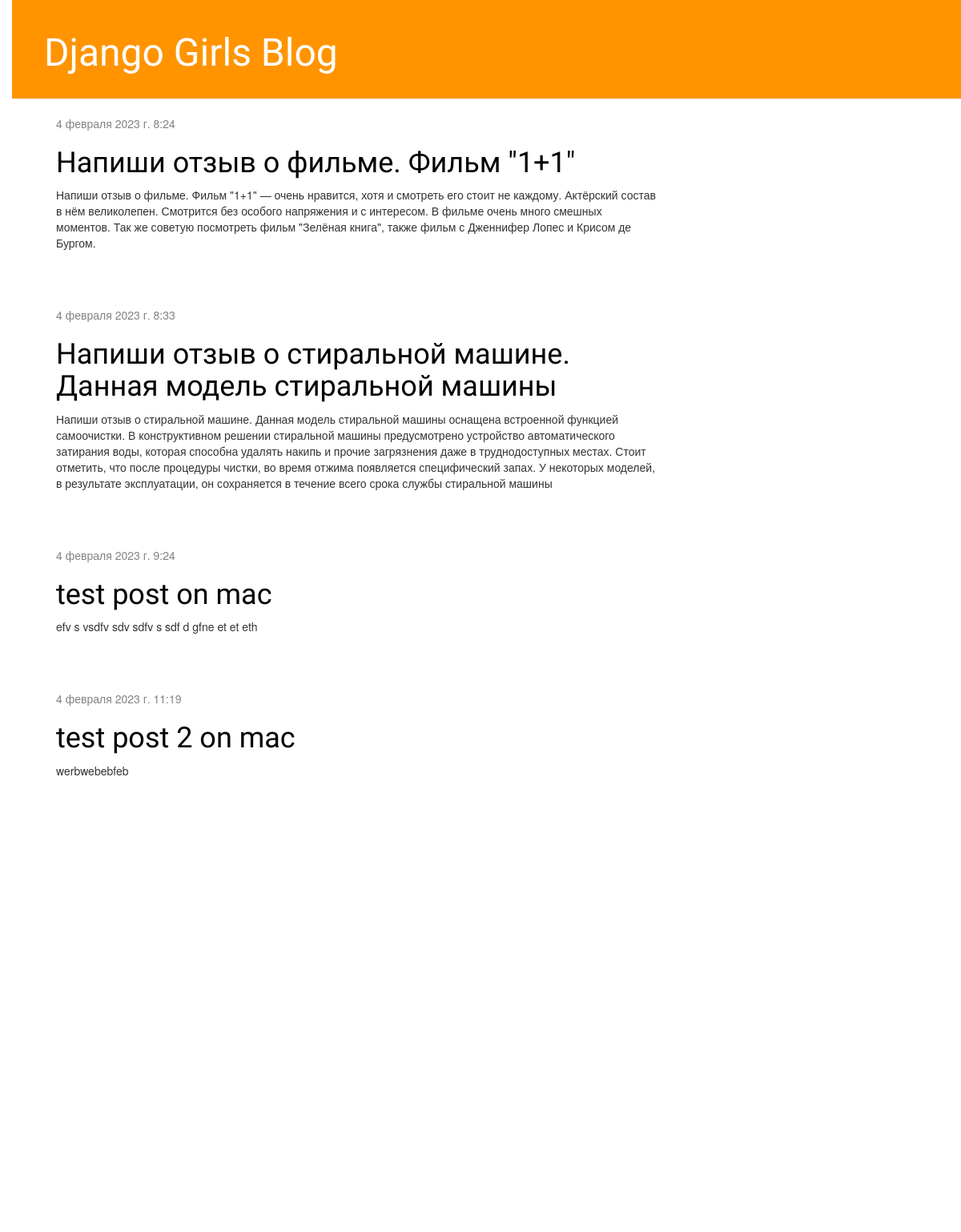
/, run on an earlier commit of the app's database.
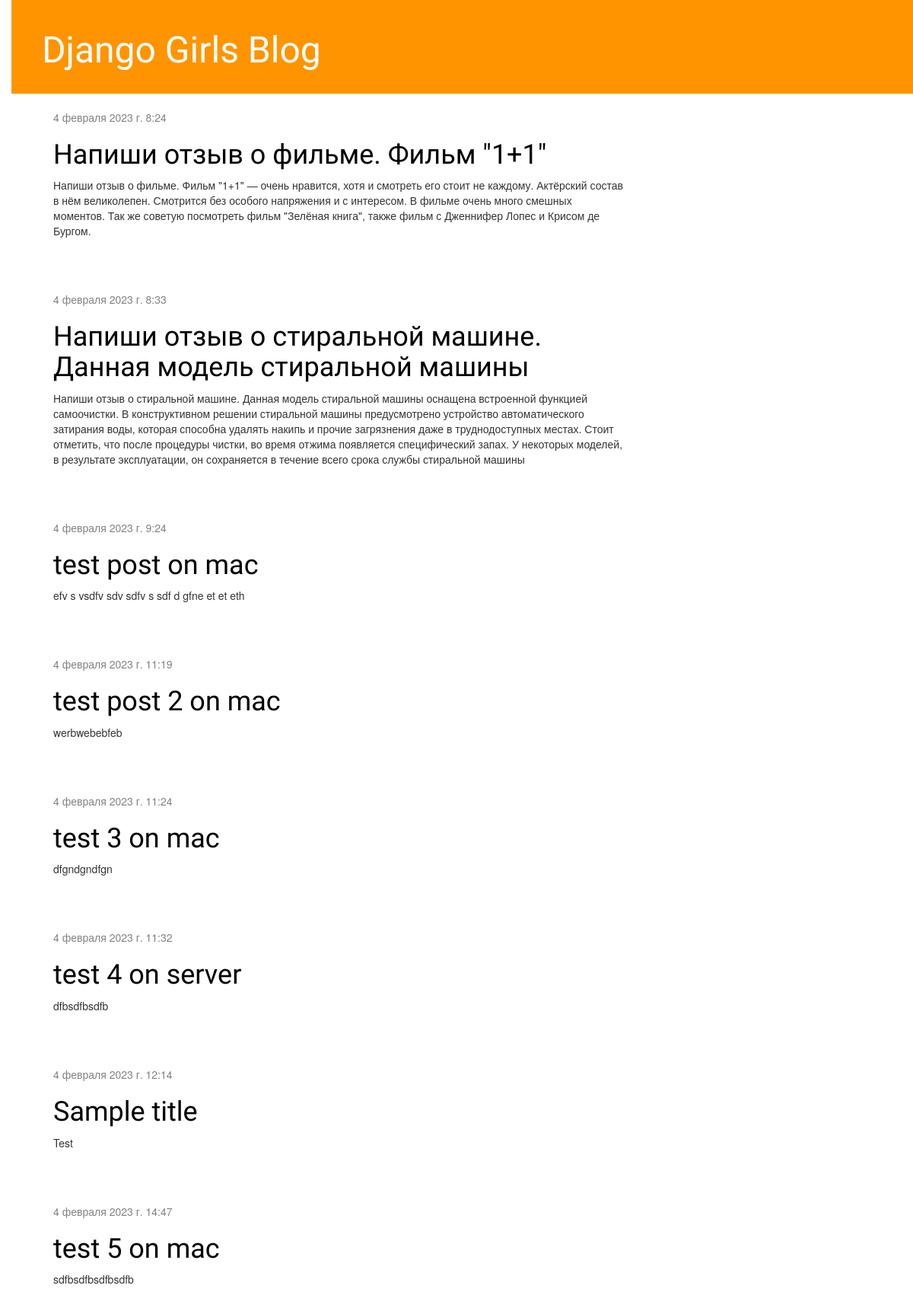
And on a later commit of the database.
### blog/models.py (models this page shows, shortened)
class Post(models.Model):
    author = models.ForeignKey(settings.AUTH_USER_MODEL, on_delete=models.CASCADE)
    title = models.CharField(max_length=200)
    text = models.TextField()
    created_date = models.DateTimeField(default=timezone.now)
    published_date = models.DateTimeField(blank=True, null=True)

### mysite/views.py (the view)
# urls.py: path('', views.post_list, name='post_list'),
def post_list(request):
    posts = Post.objects.filter(published_date__lte=timezone.now()).order_by('published_date')
    return render(request, 'blog/post_list.html', {'posts': posts})

### blog/templates/blog/post_list.html
{% extends 'blog/base.html' %}
{% block content %}
    {% for post in posts %}
        <div class="post">
            <div class="date">
                {{ post.published_date }}
            </div>
            <h1><a href="{% url 'post_detail' pk=post.pk %}">{{ post.title }}</a></h1>
            <p>{{ post.text|linebreaksbr }}</p>
        </div>
    {% endfor %}
{% endblock %}

What changed in the data, as far as the page shows it:
now on this page (row unchanged): Post: published_date "4 февраля 2023 г. 11:24", title "test 3 on mac", text "dfgndgndfgn"
now on this page (row unchanged): Post: published_date "4 февраля 2023 г. 11:32", title "test 4 on server", text "dfbsdfbsdfb"
now on this page (row unchanged): Post: published_date "4 февраля 2023 г. 12:14", title "Sample title", text "Test"
added Post: published_date "4 февраля 2023 г. 14:47", title "test 5 on mac", text "sdfbsdfbsdfbsdfb"
